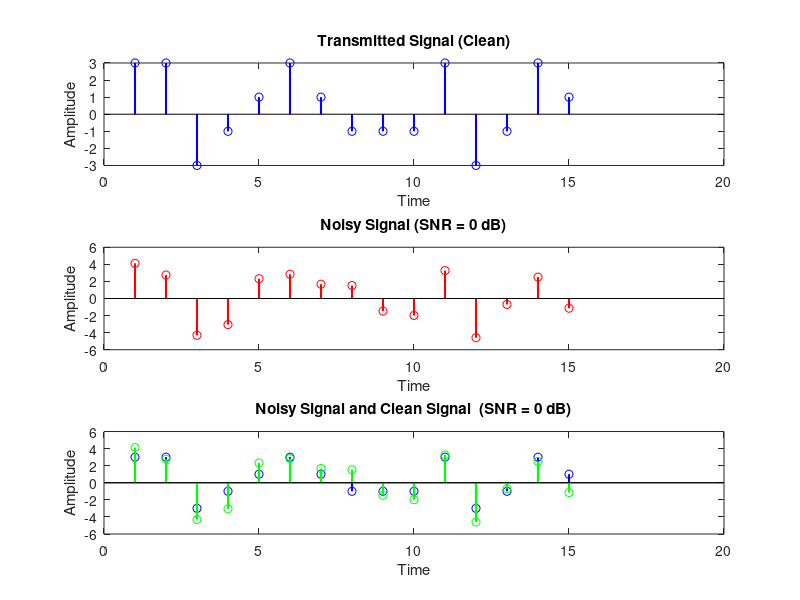
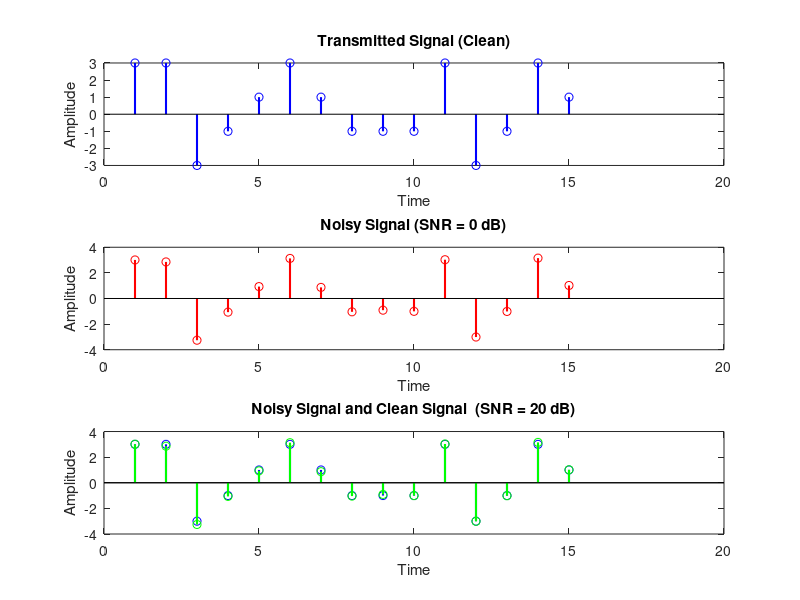

Reproduce these figures in MATLAB, in order.
function EEE409_Lab3_Huseyin_Berk_Keskin()

    % 1
    A = compute_amplitude();
    % 2
    data = datagen(A);
    % 3
    noisy_signal_0dB = add_noise(data, A, 0);
    noisy_signal_20dB = add_noise(data, A, 20);
    % 4
    plot_signals(data, noisy_signal_0dB, noisy_signal_20dB);
end

function A = compute_amplitude()
    A = sqrt(4 / 20);  
end

function data = datagen(A)
    % -2*(randi(M,[1,n]) - (M+1)/2)
    M = 4;  
    n = 15; 
    data = -2 * (randi(M, [1, n]) - (M + 1) / 2); 
end

function noisy_signal = add_noise(signal, A, SNR_dB)
    Ps = 5 * A^2; 
    SNR_linear = 10^(SNR_dB / 10);  
    noise_variance = Ps / SNR_linear;  
    
    k = length(signal); 
    M = 0; 
    
    % sqrt(sigma^2) * randn([k,1]) + M
    noise = sqrt(noise_variance) * randn([k, 1]) + M;
    noisy_signal = signal + noise';
end

function plot_signals(clean_signal, noisy_signal_0dB, noisy_signal_20dB)
    t = 1:length(clean_signal);
    figure (1);
    % Clean signal
    subplot(3,1,1);
    stem(t, clean_signal, 'b', 'LineWidth', 1.5);
    title('Transmitted Signal (Clean)');
    xlabel('Time');
    ylabel('Amplitude');
    
    % Noisy signal SNR = 0 dB
    subplot(3,1,2);
    stem(t, noisy_signal_0dB, 'r', 'LineWidth', 1.5);
    title('Noisy Signal (SNR = 0 dB)');
    xlabel('Time');
    ylabel('Amplitude');
    
    % Noisy signal SNR = 20 dB
    subplot(3,1,3);
    
    stem(t, clean_signal, 'b', 'LineWidth', 1.5);
    hold on;
    stem(t, noisy_signal_0dB, 'g', 'LineWidth', 1.5);
    title('Noisy Signal and Clean Signal  (SNR = 0 dB)');
    xlabel('Time');
    ylabel('Amplitude');
    
    figure(2);
        % Clean signal
    subplot(3,1,1);
    stem(t, clean_signal, 'b', 'LineWidth', 1.5);
    title('Transmitted Signal (Clean)');
    xlabel('Time');
    ylabel('Amplitude');
    
    % Noisy signal SNR = 0 dB
    subplot(3,1,2);
    stem(t, noisy_signal_20dB, 'r', 'LineWidth', 1.5);
    title('Noisy Signal (SNR = 0 dB)');
    xlabel('Time');
    ylabel('Amplitude');
    
    % Noisy signal SNR = 20 dB
    subplot(3,1,3);
    
    stem(t, clean_signal, 'b', 'LineWidth', 1.5);
    hold on;
    stem(t, noisy_signal_20dB, 'g', 'LineWidth', 1.5);
    title('Noisy Signal and Clean Signal  (SNR = 20 dB)');
    xlabel('Time');
    ylabel('Amplitude');
end